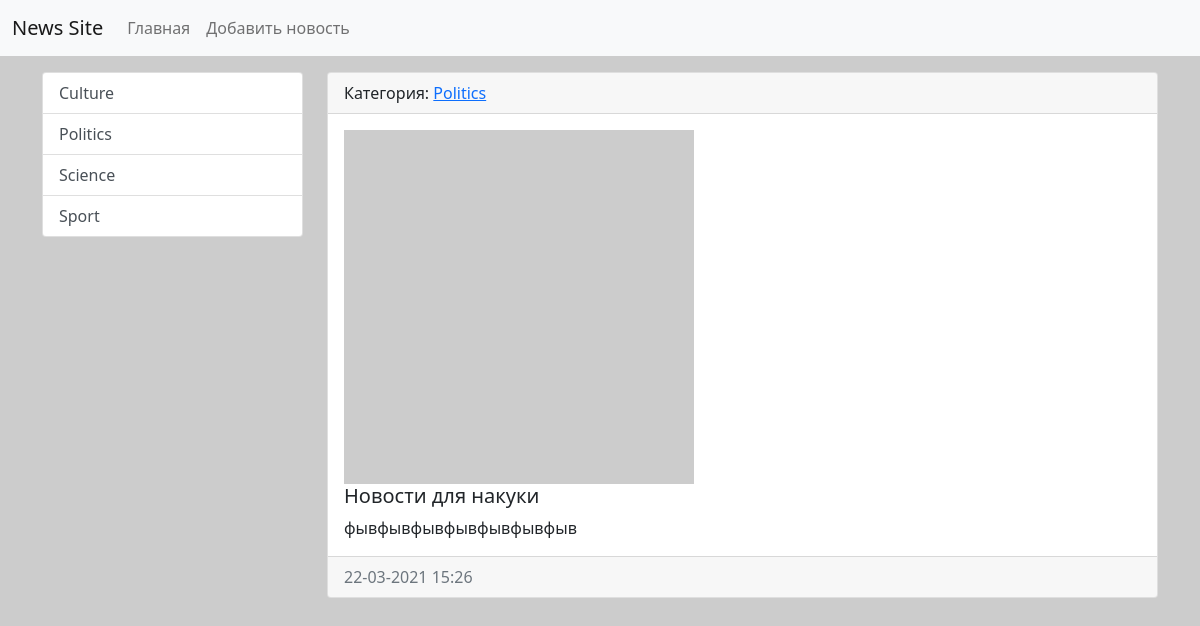
/news/12/, run on the app's committed database.
### news/models.py (models this page shows, shortened)
class Category(models.Model):
    title = models.CharField(max_length=200, db_index=True, verbose_name='Наименование категории')
    def __str__(self):
        return self.title
    def get_absolute_url(self):
        return reverse('news:category', kwargs={'category_id': self.pk})
    class Meta:
        verbose_name = 'Категория'
        verbose_name_plural = 'Категории'
        ordering = ['title']

class News(models.Model):
    title = models.CharField(max_length=200, db_index=True, verbose_name='Заголовок')
    content = models.TextField(blank=True, verbose_name='Контент')
    created_at = models.DateTimeField(auto_now_add=True, verbose_name='Дата создания')
    updated_at = models.DateTimeField(auto_now=True, verbose_name='Дата обновления')
    image = models.ImageField(upload_to='photos/%Y/%m/%d', blank=True)
    is_published = models.BooleanField(default=True,verbose_name='Опубликовано')
    category = models.ForeignKey('Category', on_delete=models.PROTECT, verbose_name='Категории')
    class Meta:
        verbose_name = 'Новость'
        verbose_name_plural = 'Новости'
        ordering = ['-created_at']

### news/views.py (the view)
# urls.py: path('news/<int:news_id>/', views.view_news, name='view_news'),
def view_news(request, news_id):
    news_item = get_object_or_404(News, pk=news_id)
    return render(request, 'news/view_news.html', {'news_item': news_item,
                                                   })

### news/templatetags/news_tags.py (called while the page is built)
@register.inclusion_tag('news/list_categories.html')
def show_categories():
    categories = Category.objects.all()
    return {'categories': categories}

### news/templates/news/view_news.html (shortened to what this page needs)
{% extends 'base.html' %}
{% block sidebar %}
    {% include 'inc/_sidebar.html' %}
{% endblock %}
{% block content %}
    <div class="card mb-3">
        <div class="card-header">
            Категория: <a href="{{ news_item.category.get_absolute_url }}">{{ news_item.category }}</a>
        </div>
        <div class="card-body">
            <div class="media">
                {% if news_item.image %}
                    <img src="{{ news_item.image.url }}" alt="" width="350" class="mr-3">
                {% else %}
                    <img class="resize" src="https://picsum.photos/seed/picsum/350/354" alt="Заглушка">
                {% endif %}
                <div class="media-body">
                    <h5 class="card-title">{{ news_item.title }}</h5>
                    <p class="card-text">{{ news_item.content }}</p>
                </div>
            </div>
        </div>
        <div class="card-footer text-muted">
            {{ news_item.created_at|date:"d-m-Y H:i" }}
        </div>
    </div>
{% endblock %}

### news/templates/news/list_categories.html
<div class="list-group">
    {% for category in categories %}
        <a href="{{ category.get_absolute_url }}"
           class="list-group-item list-group-item-action">{{ category.title }}</a>
    {% endfor %}
</div>

### mysite/static/css/style.css (style rules this page uses)
body { background-color: #cccccc; }

### data on the page
Category: title "Culture"
Category: title "Politics"
Category: title "Science"
Category: title "Sport"
News: category "Politics", title "Новости для накуки", content "фывфывфывфывфывфывфыв", created_at "22-03-2021 15:26"
